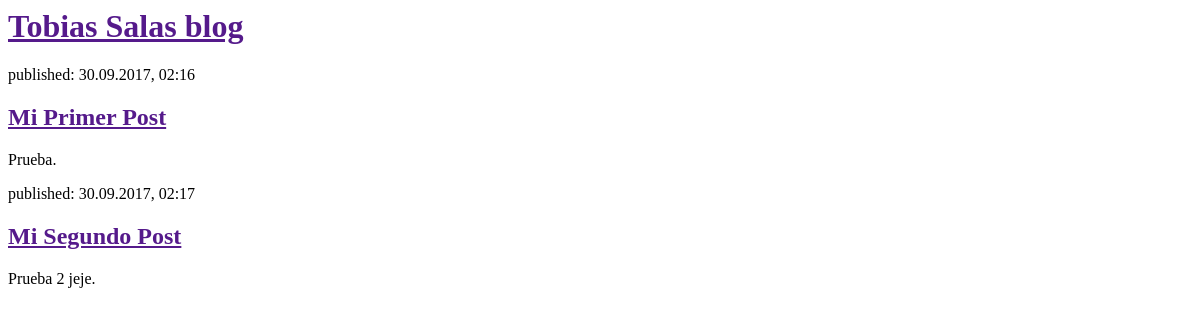
Before: / with the older database file.
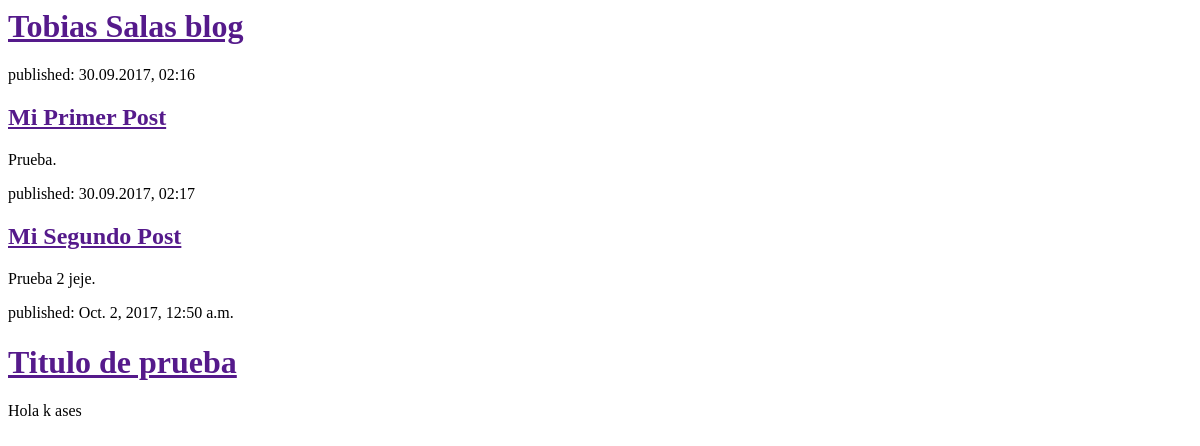
After: the same page with the newer database file.
### blog/models.py (models this page shows, shortened)
class Post(models.Model):
    author = models.ForeignKey('auth.User')
    title = models.CharField(max_length=200)
    text = models.TextField()
    created_date = models.DateTimeField(
            default=timezone.now)
    published_date = models.DateTimeField(
            blank=True, null=True)

### blog/views.py (the view)
# urls.py: url(r'^$', views.post_list),
def post_list(request):
    posts = Post.objects.filter(published_date__lte=timezone.now()).order_by('published_date')
    return render(request, 'blog/post_list.html', {'posts': posts})

### blog/templates/blog/post_list.html (shortened to what this page needs)
<html>
    <head>
    </head>
    <body>
        <div>
           <h1><a href="">Tobias Salas blog</a></h1>
        </div>
        <div>
           <p>published: 30.09.2017, 02:16</p>
           <h2><a href="">Mi Primer Post</a></h2>
           <p>Prueba.</p>
        </div>
        <div>
           <p>published: 30.09.2017, 02:17</p>
           <h2><a href="">Mi Segundo Post</a></h2>
           <p>Prueba 2 jeje.</p>
        </div>
        {% for post in posts %}
        <div>
            <p>published: {{ post.published_date }}</p>
            <h1><a href="">{{ post.title }}</a></h1>
            <p>{{ post.text|linebreaksbr }}</p>
        </div>
    {% endfor %}
    </body>
</html>

Changed rows visible on the page:
added Post: published_date "Oct. 2, 2017, 12:50 a.m.", title "Titulo de prueba", text "Hola k ases"
